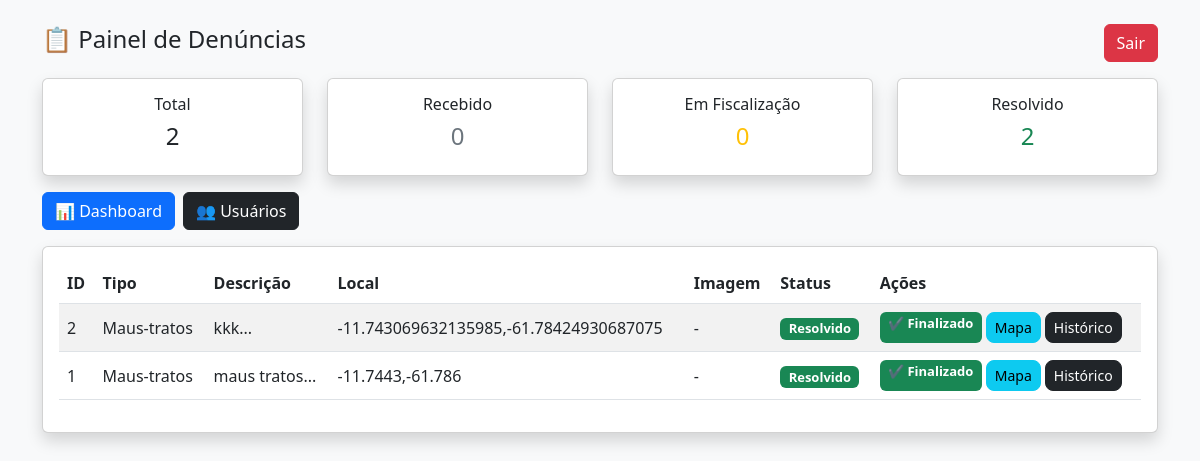
/painel (signed in), run on an earlier commit of the app's database.
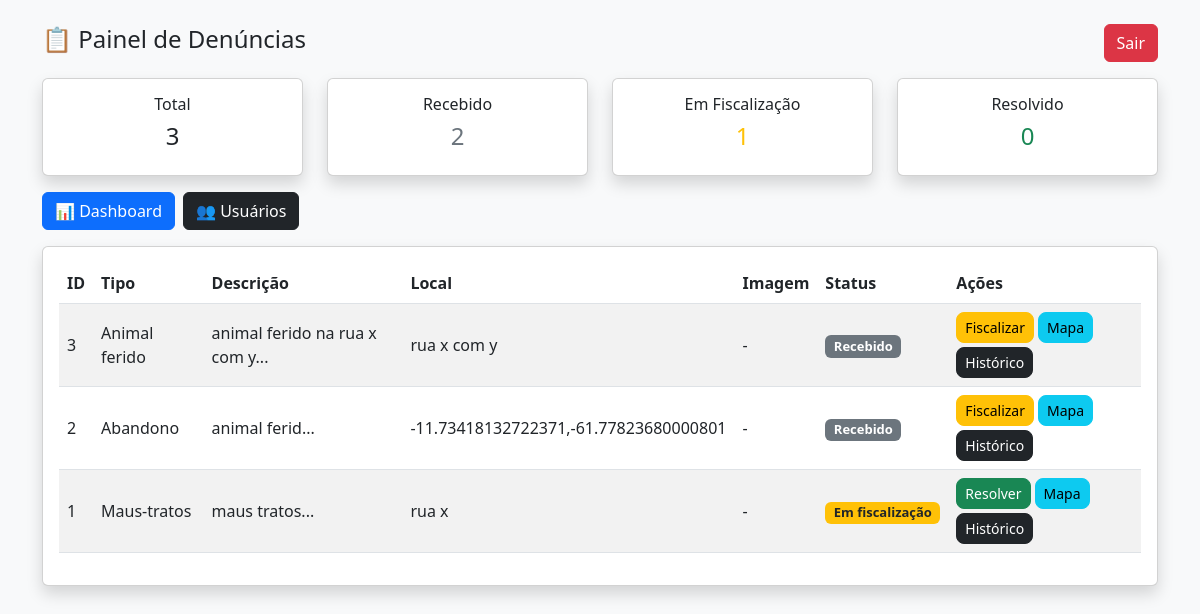
And on a later commit of the database.
### tables this page shows
CREATE TABLE denuncias (
        id INTEGER PRIMARY KEY AUTOINCREMENT,
        tipo TEXT,
        descricao TEXT,
        localizacao TEXT,
        imagem TEXT,
        status TEXT,
        data_criacao TIMESTAMP DEFAULT CURRENT_TIMESTAMP
    );

### app.py (the view)
@app.route('/painel')
def painel():
    if not session.get('logado'):
        return redirect('/login')
    conn = conectar()
    cursor = conn.cursor()
    cursor.execute("SELECT * FROM denuncias ORDER BY id DESC")
    dados = cursor.fetchall()
    cursor.execute("SELECT COUNT(*) FROM denuncias")
    total = cursor.fetchone()[0]
    cursor.execute("SELECT COUNT(*) FROM denuncias WHERE LOWER(status) = 'recebido'")
    recebido = cursor.fetchone()[0]
    cursor.execute("""
        SELECT COUNT(*) FROM denuncias
        WHERE LOWER(status) IN ('em fiscalização','em fiscalizacao')
    """)
    fiscalizacao = cursor.fetchone()[0]
    cursor.execute("SELECT COUNT(*) FROM denuncias WHERE LOWER(status) = 'resolvido'")
    resolvido = cursor.fetchone()[0]
    conn.close()
    return render_template('painel.html',
                           dados=dados,
                           total=total,
                           recebido=recebido,
                           fiscalizacao=fiscalizacao,
                           resolvido=resolvido)

### database.py (called while the page is built)
def conectar():
    return sqlite3.connect('banco.db')

### templates/painel.html (shortened to what this page needs)
<!DOCTYPE html>
<html>
<head>
    <link href="https://cdn.jsdelivr.net/npm/bootstrap@5.3.0/dist/css/bootstrap.min.css" rel="stylesheet">
</head>
<body class="bg-light">
<div class="container py-4">
    <div class="d-flex justify-content-between align-items-center mb-3">
        <h4>📋 Painel de Denúncias</h4>
        <a href="/logout" class="btn btn-danger">Sair</a>
    </div>
    <div class="row mb-3">
        <div class="col-md-3">
            <div class="card text-center shadow">
                <div class="card-body">
                    <h6>Total</h6>
                    <h4>{{ total }}</h4>
                </div>
            </div>
        </div>
        <div class="col-md-3">
            <div class="card text-center shadow">
                <div class="card-body">
                    <h6>Recebido</h6>
                    <h4 class="text-secondary">{{ recebido }}</h4>
                </div>
            </div>
        </div>
        <div class="col-md-3">
            <div class="card text-center shadow">
                <div class="card-body">
                    <h6>Em Fiscalização</h6>
                    <h4 class="text-warning">{{ fiscalizacao }}</h4>
                </div>
            </div>
        </div>
        <div class="col-md-3">
            <div class="card text-center shadow">
                <div class="card-body">
                    <h6>Resolvido</h6>
                    <h4 class="text-success">{{ resolvido }}</h4>
                </div>
            </div>
        </div>
    </div>
    <div class="d-flex gap-2 mb-3 flex-wrap">
        <a href="/dashboard" class="btn btn-primary">
            📊 Dashboard
        </a>
        <a href="/usuarios" class="btn btn-dark">
            👥 Usuários
        </a>
    </div>
    <div class="card shadow p-3">
        <table class="table table-striped align-middle">
            <thead>
                <tr>
                    <th>ID</th>
                    <th>Tipo</th>
                    <th>Descrição</th>
                    <th>Local</th>
                    <th>Imagem</th>
                    <th>Status</th>
                    <th>Ações</th>
                </tr>
            </thead>
            <tbody>
                {% for d in dados %}
                <tr>
                    <td>{{ d[0] }}</td>
                    <td>{{ d[1] }}</td>
                    <td>{{ d[2][:50] }}...</td>
                    <td>{{ d[3] }}</td>
                    <td>
                        {% if d[4] %}
                        <a href="{{ d[4] }}" target="_blank" class="btn btn-sm btn-primary">Ver</a>
                        {% else %}
                        -
                        {% endif %}
                    </td>
                    <td>
                        {% if d[5] == 'Recebido' %}
                            <span class="badge bg-secondary">Recebido</span>
                        {% elif d[5] == 'Em fiscalização' %}
                            <span class="badge bg-warning text-dark">Em fiscalização</span>
                        {% elif d[5] == 'Resolvido' %}
                            <span class="badge bg-success">Resolvido</span>
                        {% endif %}
                    </td>
                    <td class="d-flex gap-1 flex-wrap">
                        {% if d[5] == 'Recebido' %}
                            <a href="/atualizar_status/{{ d[0] }}/Em_fiscalizacao"
                               class="btn btn-sm btn-warning"
                               onclick="return confirm('Iniciar fiscalização?')">
                               Fiscalizar
                            </a>
                        {% elif d[5] == 'Em fiscalização' %}
                            <a href="/atualizar_status/{{ d[0] }}/Resolvido"
                               class="btn btn-sm btn-success"
                               onclick="return confirm('Marcar como resolvido?')">
                               Resolver
                            </a>
                        {% elif d[5] == 'Resolvido' %}
                            <span class="badge bg-success">✔ Finalizado</span>
                        {% endif %}
                        <a href="/mapa/{{ d[0] }}" class="btn btn-sm btn-info">
                            Mapa
                        </a>
                        <a href="/historico/{{ d[0] }}" class="btn btn-sm btn-dark">
                            Histórico
                        </a>
                    </td>
                </tr>
                {% endfor %}
            </tbody>
        </table>
    </div>
</div>
</body>
</html>

### templates/painel.html (style rules this page uses)
.badge { font-size: 13px; }
.btn-sm { border-radius: 8px; }

What changed in the data, as far as the page shows it:
added denuncias: id "3", tipo "Animal ferido", descricao "animal ferido na rua x com y", localizacao "rua x com y", status "Recebido"
changed denuncias id 2: tipo "Maus-tratos" → "Abandono"; descricao "kkk" → "animal ferid"; localizacao "-11.743069632135985,-61.78424930687075" → "-11.73418132722371,-61.77823680000801"; status "Resolvido ✔ Finalizado" → "Recebido Fiscalizar"
changed denuncias "Maus-tratos": localizacao "-11.7443,-61.786" → "rua x"; status "Resolvido ✔ Finalizado" → "Em fiscalização Resolver"
Also different on the page:
{{ total }}: "2" → "3"
{{ recebido }}: "0" → "2"
{{ fiscalizacao }}: "0" → "1"
{{ resolvido }}: "2" → "0"
